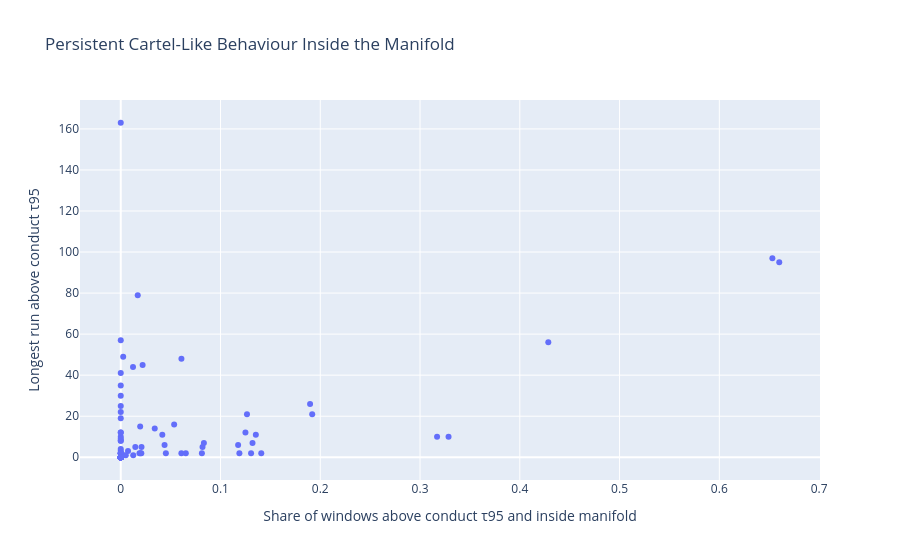

Here is the notebook cell this chart was saved with:
### Code cell
fig = px.scatter(
    market_metrics,
    x="pct_score95_in_manifold",
    y="longest_run_score95",
    hover_name="market_id",
    hover_data=[
        "mean_score",
        "pct_score95",
        "mean_recon",
        "screen_index"
    ],
    title="Persistent Cartel-Like Behaviour Inside the Manifold"
)

fig.update_layout(
    xaxis_title="Share of windows above conduct τ95 and inside manifold",
    yaxis_title="Longest run above conduct τ95"
)

fig.show()

### Figure 1 — Plotly figure (JSON) as saved in the notebook; plotly's stock layout.template omitted (floating-point values rounded to 4 significant figures; data arrays with more than 128 entries replaced by an {"elided": "..."} marker saying what was removed)
{"data": [{"customdata": {"elided": "150x4 float values"}, "hovertemplate": "<b>%{hovertext}</b><br><br>pct_score95_in_manifold=%{x}<br>longest_run_score95=%{y}<br>mean_score=%{customdata[0]}<br>pct_score95=%{customdata[1]}<br>mean_recon=%{customdata[2]}<br>screen_index=%{customdata[3]}<extra></extra>", "hovertext": {"elided": "150 str values"}, "legendgroup": "", "marker": {"color": "#636efa", "symbol": "circle"}, "mode": "markers", "name": "", "orientation": "v", "showlegend": false, "type": "scatter", "x": {"elided": "150 float values"}, "xaxis": "x", "y": {"elided": "150 int values"}, "yaxis": "y"}], "layout": {"legend": {"tracegroupgap": 0}, "title": {"text": "Persistent Cartel-Like Behaviour Inside the Manifold"}, "xaxis": {"anchor": "y", "domain": [0, 1], "title": {"text": "Share of windows above conduct τ95 and inside manifold"}}, "yaxis": {"anchor": "x", "domain": [0, 1], "title": {"text": "Longest run above conduct τ95"}}}}
